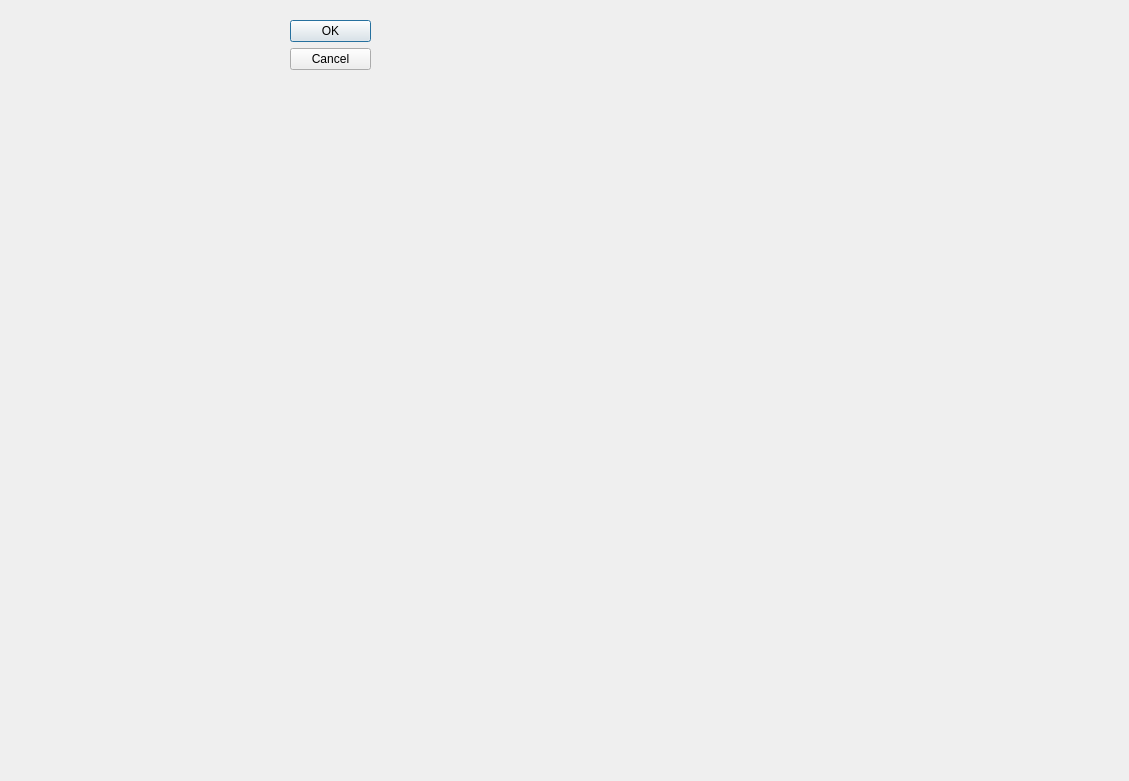
<?xml version="1.0" encoding="UTF-8"?>
<ui version="4.0">
 <class>Stade_g</class>
 <widget class="QDialog" name="Stade_g">
  <property name="geometry">
   <rect>
    <x>0</x>
    <y>0</y>
    <width>1129</width>
    <height>781</height>
   </rect>
  </property>
  <property name="windowTitle">
   <string>Dialog</string>
  </property>
  <widget class="QDialogButtonBox" name="buttonBox">
   <property name="geometry">
    <rect>
     <x>290</x>
     <y>20</y>
     <width>81</width>
     <height>241</height>
    </rect>
   </property>
   <property name="orientation">
    <enum>Qt::Orientation::Vertical</enum>
   </property>
   <property name="standardButtons">
    <set>QDialogButtonBox::StandardButton::Cancel|QDialogButtonBox::StandardButton::Ok</set>
   </property>
  </widget>
 </widget>
 <resources/>
 <connections>
  <connection>
   <sender>buttonBox</sender>
   <signal>accepted()</signal>
   <receiver>Stade_g</receiver>
   <slot>accept()</slot>
   <hints>
    <hint type="sourcelabel">
     <x>248</x>
     <y>254</y>
    </hint>
    <hint type="destinationlabel">
     <x>157</x>
     <y>274</y>
    </hint>
   </hints>
  </connection>
  <connection>
   <sender>buttonBox</sender>
   <signal>rejected()</signal>
   <receiver>Stade_g</receiver>
   <slot>reject()</slot>
   <hints>
    <hint type="sourcelabel">
     <x>316</x>
     <y>260</y>
    </hint>
    <hint type="destinationlabel">
     <x>286</x>
     <y>274</y>
    </hint>
   </hints>
  </connection>
 </connections>
</ui>
